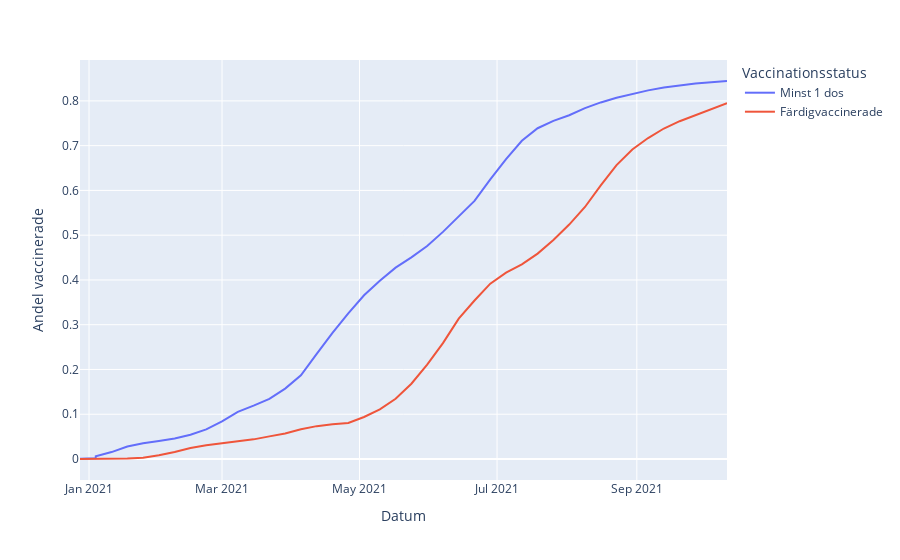

This figure's notebook cell:
### Markdown cell above
## KPI 1 och 2. Vaccineringstatus över hela Svergie. Minst 1 dos, färdigvaccinerad på 2 dos.
Objektiv : Andel vaccinerade 1.00 för dos 1 och dos 2. Destö närmare 1 destö bättre

### Code cell
vaccination_över_tid = vaccination_över_tid_raw[vaccination_över_tid_raw["Region"] == "| Sverige |"]
vaccination_över_tid["Tidspunkt"] = vaccination_över_tid["Vecka"].astype(str) + "-" + vaccination_över_tid["År"].astype(str) #Function it ?
vaccination_över_tid = vaccination_över_tid.drop(["Vecka", "År"], axis = 1)
vaccination_över_tid["Datum"] = vaccination_över_tid["Tidspunkt"].apply(lambda x : datetime.strptime(x + "-1","%W-%Y-%w"))

fig_1 = px.line(vaccination_över_tid, x = "Datum", y = "Andel vaccinerade", color = "Vaccinationsstatus")
fig_1.show()
fig_1.write_html("Data/html/andel_dos1_dos2.html")

### Figure 1 — Plotly figure (JSON) as saved in the notebook; plotly's stock layout.template omitted (floating-point values rounded to 4 significant figures)
{"data": [{"hovertemplate": "Vaccinationsstatus=Minst 1 dos<br>Datum=%{x}<br>Andel vaccinerade=%{y}<extra></extra>", "legendgroup": "Minst 1 dos", "line": {"color": "#636efa", "dash": "solid"}, "marker": {"symbol": "circle"}, "mode": "lines", "name": "Minst 1 dos", "orientation": "v", "showlegend": true, "type": "scatter", "x": ["2020-12-28T00:00:00", "2021-01-04T00:00:00", "2021-01-04T00:00:00", "2021-01-11T00:00:00", "2021-01-18T00:00:00", "2021-01-25T00:00:00", "2021-02-01T00:00:00", "2021-02-08T00:00:00", "2021-02-15T00:00:00", "2021-02-22T00:00:00", "2021-03-01T00:00:00", "2021-03-08T00:00:00", "2021-03-15T00:00:00", "2021-03-22T00:00:00", "2021-03-29T00:00:00", "2021-04-05T00:00:00", "2021-04-12T00:00:00", "2021-04-19T00:00:00", "2021-04-26T00:00:00", "2021-05-03T00:00:00", "2021-05-10T00:00:00", "2021-05-17T00:00:00", "2021-05-24T00:00:00", "2021-05-31T00:00:00", "2021-06-07T00:00:00", "2021-06-14T00:00:00", "2021-06-21T00:00:00", "2021-06-28T00:00:00", "2021-07-05T00:00:00", "2021-07-12T00:00:00", "2021-07-19T00:00:00", "2021-07-26T00:00:00", "2021-08-02T00:00:00", "2021-08-09T00:00:00", "2021-08-16T00:00:00", "2021-08-23T00:00:00", "2021-08-30T00:00:00", "2021-09-06T00:00:00", "2021-09-13T00:00:00", "2021-09-20T00:00:00", "2021-09-27T00:00:00", "2021-10-04T00:00:00", "2021-10-11T00:00:00"], "xaxis": "x", "y": [0.0002894, 0.001935, 0.006196, 0.01548, 0.02779, 0.03537, 0.04044, 0.04588, 0.05411, 0.06603, 0.08384, 0.1052, 0.1191, 0.1342, 0.1573, 0.1868, 0.2347, 0.2818, 0.3255, 0.3657, 0.3983, 0.4275, 0.4505, 0.4758, 0.5074, 0.5428, 0.5766, 0.6247, 0.67, 0.711, 0.7389, 0.7553, 0.768, 0.7837, 0.7966, 0.807, 0.8158, 0.8235, 0.83, 0.8352, 0.8391, 0.8416, 0.8444], "yaxis": "y"}, {"hovertemplate": "Vaccinationsstatus=Färdigvaccinerade<br>Datum=%{x}<br>Andel vaccinerade=%{y}<extra></extra>", "legendgroup": "Färdigvaccinerade", "line": {"color": "#EF553B", "dash": "solid"}, "marker": {"symbol": "circle"}, "mode": "lines", "name": "Färdigvaccinerade", "orientation": "v", "showlegend": true, "type": "scatter", "x": ["2020-12-28T00:00:00", "2021-01-04T00:00:00", "2021-01-04T00:00:00", "2021-01-11T00:00:00", "2021-01-18T00:00:00", "2021-01-25T00:00:00", "2021-02-01T00:00:00", "2021-02-08T00:00:00", "2021-02-15T00:00:00", "2021-02-22T00:00:00", "2021-03-01T00:00:00", "2021-03-08T00:00:00", "2021-03-15T00:00:00", "2021-03-22T00:00:00", "2021-03-29T00:00:00", "2021-04-05T00:00:00", "2021-04-12T00:00:00", "2021-04-19T00:00:00", "2021-04-26T00:00:00", "2021-05-03T00:00:00", "2021-05-10T00:00:00", "2021-05-17T00:00:00", "2021-05-24T00:00:00", "2021-05-31T00:00:00", "2021-06-07T00:00:00", "2021-06-14T00:00:00", "2021-06-21T00:00:00", "2021-06-28T00:00:00", "2021-07-05T00:00:00", "2021-07-12T00:00:00", "2021-07-19T00:00:00", "2021-07-26T00:00:00", "2021-08-02T00:00:00", "2021-08-09T00:00:00", "2021-08-16T00:00:00", "2021-08-23T00:00:00", "2021-08-30T00:00:00", "2021-09-06T00:00:00", "2021-09-13T00:00:00", "2021-09-20T00:00:00", "2021-09-27T00:00:00", "2021-10-04T00:00:00", "2021-10-11T00:00:00"], "xaxis": "x", "y": [0, 5.854e-07, 1.171e-06, 5.503e-06, 0.0008883, 0.003019, 0.008315, 0.01563, 0.02476, 0.03071, 0.03469, 0.03856, 0.04387, 0.05051, 0.05707, 0.06647, 0.0734, 0.07747, 0.0805, 0.09378, 0.1108, 0.1346, 0.1681, 0.211, 0.2588, 0.3135, 0.3541, 0.3916, 0.4162, 0.4349, 0.4588, 0.4891, 0.5237, 0.563, 0.6113, 0.6565, 0.6914, 0.717, 0.7383, 0.7546, 0.7687, 0.7813, 0.7951], "yaxis": "y"}], "layout": {"legend": {"title": {"text": "Vaccinationsstatus"}, "tracegroupgap": 0}, "margin": {"t": 60}, "xaxis": {"anchor": "y", "domain": [0, 1], "title": {"text": "Datum"}}, "yaxis": {"anchor": "x", "domain": [0, 1], "title": {"text": "Andel vaccinerade"}}}}
